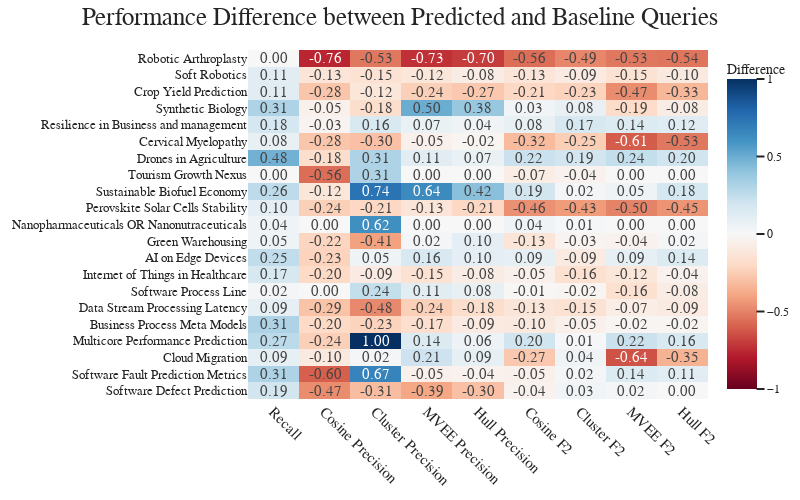

The notebook cell this image was saved under:
### Code cell
diff_df = (results[results["Index"] == "Predicted"][["Recall",
                                                    "Cosine Precision", "Cluster Precision", "MVEE Precision", "Hull Precision",
                                                    "Cosine F2","Cluster F2", "MVEE F2", "Hull F2",
                                                    ]].values\
      - results[results["Index"] == "Baseline"][["Recall",
                                                    "Cosine Precision", "Cluster Precision", "MVEE Precision", "Hull Precision",
                                                    "Cosine F2","Cluster F2", "MVEE F2", "Hull F2",
                                                    ]].values).astype(float)

diff_df = pd.DataFrame(np.round(diff_df,2), columns=["Recall",
                                                    "Cosine Precision", "Cluster Precision", "MVEE Precision", "Hull Precision",
                                                    "Cosine F2","Cluster F2", "MVEE F2", "Hull F2",
                                                    ], index=results.dropna()["Topic"])
fig = px.imshow(diff_df, title="Performance Difference between Predicted and Baseline Queries",
                color_continuous_midpoint=0, color_continuous_scale="RdBu",
                labels=dict(x="Metric", y="Topic", color="Difference"), aspect="auto",
                text_auto=".2f")
fig.update_layout(
        margin={"t": 50, "b": 0, "r": 0, "l": 0,},
        **PLOT_CONFIGS)
fig.update_traces(textfont_size=15)
fig.show()
# pio.write_image(fig, "LitQEval-report/pics/eval1_results.pdf", width=1200)

### Figure 1 — Plotly figure (JSON) as saved in the notebook; plotly's stock layout.template omitted (floating-point values rounded to 4 significant figures; data arrays with more than 128 entries replaced by an {"elided": "..."} marker saying what was removed)
{"data": [{"coloraxis": "coloraxis", "hovertemplate": "Metric: %{x}<br>Topic: %{y}<br>Difference: %{z}<extra></extra>", "name": "0", "textfont": {"size": 15}, "texttemplate": "%{z:.2f}", "type": "heatmap", "x": ["Recall", "Cosine Precision", "Cluster Precision", "MVEE Precision", "Hull Precision", "Cosine F2", "Cluster F2", "MVEE F2", "Hull F2"], "xaxis": "x", "y": ["Robotic Arthroplasty", "Soft Robotics", "Crop Yield Prediction", "Synthetic Biology", "Resilience in Business and management", "Cervical Myelopathy", "Drones in Agriculture", "Tourism Growth Nexus", "Sustainable Biofuel Economy", "Perovskite Solar Cells Stability", "Nanopharmaceuticals OR Nanonutraceuticals", "Green Warehousing", "AI on Edge Devices", "Internet of Things in Healthcare", "Software Process Line", "Data Stream Processing Latency", "Business Process Meta Models", "Multicore Performance Prediction", "Cloud Migration", "Software Fault Prediction Metrics", "Software Defect Prediction"], "yaxis": "y", "z": {"elided": "21x9 float values"}}], "layout": {"coloraxis": {"cmid": 0, "colorbar": {"title": {"text": "Difference"}}, "colorscale": [[0, "rgb(103,0,31)"], [0.1, "rgb(178,24,43)"], [0.2, "rgb(214,96,77)"], [0.3, "rgb(244,165,130)"], [0.4, "rgb(253,219,199)"], [0.5, "rgb(247,247,247)"], [0.6, "rgb(209,229,240)"], [0.7, "rgb(146,197,222)"], [0.8, "rgb(67,147,195)"], [0.9, "rgb(33,102,172)"], [1, "rgb(5,48,97)"]]}, "font": {"family": "Modern Computer"}, "height": 500, "legend": {"font": {"size": 15}, "orientation": "h", "title": {"text": ""}, "x": 0.5, "xanchor": "center", "y": -1.5, "yanchor": "bottom"}, "margin": {"b": 0, "l": 0, "r": 0, "t": 50}, "showlegend": true, "title": {"font": {"family": "Modern Computer", "size": 25}, "text": "Performance Difference between Predicted and Baseline Queries", "x": 0.5}, "width": 800, "xaxis": {"anchor": "y", "domain": [0, 1], "tickangle": 45, "tickfont": {"size": 15}, "title": {"font": {"size": 12}, "text": ""}}, "yaxis": {"anchor": "x", "autorange": "reversed", "domain": [0, 1], "tickfont": {"size": 13}, "title": {"font": {"size": 12}, "text": ""}}}}
